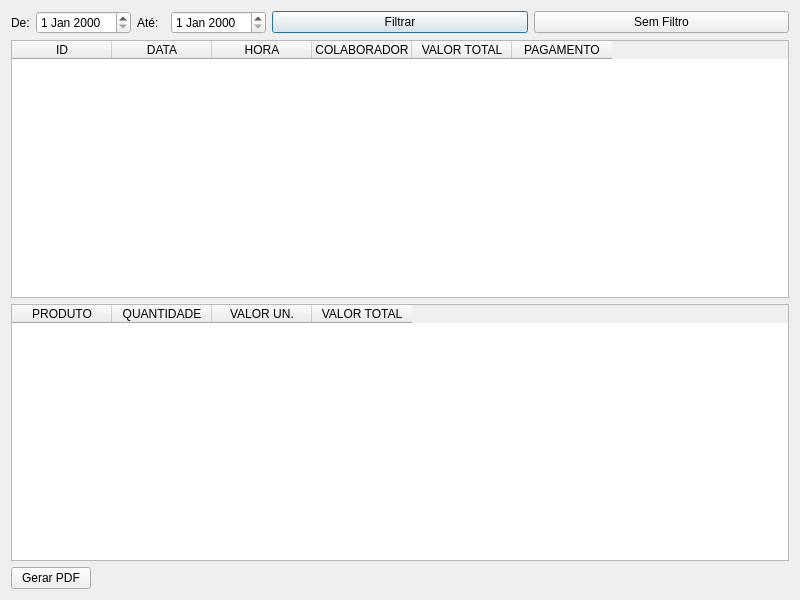
<?xml version="1.0" encoding="UTF-8"?>
<ui version="4.0">
 <class>Fm_VendasGerais</class>
 <widget class="QDialog" name="Fm_VendasGerais">
  <property name="geometry">
   <rect>
    <x>0</x>
    <y>0</y>
    <width>800</width>
    <height>600</height>
   </rect>
  </property>
  <property name="minimumSize">
   <size>
    <width>800</width>
    <height>600</height>
   </size>
  </property>
  <property name="windowTitle">
   <string>Dialog</string>
  </property>
  <layout class="QVBoxLayout" name="verticalLayout_3">
   <item>
    <layout class="QVBoxLayout" name="verticalLayout_2">
     <item>
      <layout class="QHBoxLayout" name="horizontalLayout_4">
       <item>
        <layout class="QHBoxLayout" name="horizontalLayout_3">
         <item>
          <layout class="QHBoxLayout" name="horizontalLayout">
           <item>
            <layout class="QHBoxLayout" name="horizontalLayout_2">
             <item>
              <widget class="QLabel" name="lbl_from">
               <property name="text">
                <string>De:</string>
               </property>
              </widget>
             </item>
             <item>
              <widget class="QDateEdit" name="de_from"/>
             </item>
            </layout>
           </item>
           <item>
            <widget class="QLabel" name="lbl_to">
             <property name="text">
              <string>Até:</string>
             </property>
            </widget>
           </item>
           <item>
            <widget class="QDateEdit" name="de_to"/>
           </item>
          </layout>
         </item>
        </layout>
       </item>
       <item>
        <widget class="QPushButton" name="btt_filter">
         <property name="text">
          <string>Filtrar</string>
         </property>
        </widget>
       </item>
       <item>
        <widget class="QPushButton" name="btt_filterUndo">
         <property name="text">
          <string>Sem Filtro</string>
         </property>
        </widget>
       </item>
      </layout>
     </item>
     <item>
      <layout class="QVBoxLayout" name="verticalLayout">
       <item>
        <widget class="QTableWidget" name="tw_sellings">
         <column>
          <property name="text">
           <string>ID</string>
          </property>
         </column>
         <column>
          <property name="text">
           <string>DATA</string>
          </property>
         </column>
         <column>
          <property name="text">
           <string>HORA</string>
          </property>
         </column>
         <column>
          <property name="text">
           <string>COLABORADOR</string>
          </property>
         </column>
         <column>
          <property name="text">
           <string>VALOR TOTAL</string>
          </property>
         </column>
         <column>
          <property name="text">
           <string>PAGAMENTO</string>
          </property>
         </column>
        </widget>
       </item>
       <item>
        <widget class="QTableWidget" name="tw_sellingItems">
         <column>
          <property name="text">
           <string>PRODUTO</string>
          </property>
         </column>
         <column>
          <property name="text">
           <string>QUANTIDADE</string>
          </property>
         </column>
         <column>
          <property name="text">
           <string>VALOR UN.</string>
          </property>
         </column>
         <column>
          <property name="text">
           <string>VALOR TOTAL</string>
          </property>
         </column>
        </widget>
       </item>
       <item>
        <layout class="QHBoxLayout" name="horizontalLayout_5">
         <item>
          <widget class="QPushButton" name="btt_generatePDF">
           <property name="text">
            <string>Gerar PDF</string>
           </property>
          </widget>
         </item>
         <item>
          <spacer name="horizontalSpacer">
           <property name="orientation">
            <enum>Qt::Orientation::Horizontal</enum>
           </property>
           <property name="sizeHint" stdset="0">
            <size>
             <width>40</width>
             <height>20</height>
            </size>
           </property>
          </spacer>
         </item>
        </layout>
       </item>
      </layout>
     </item>
    </layout>
   </item>
  </layout>
 </widget>
 <resources/>
 <connections/>
</ui>
